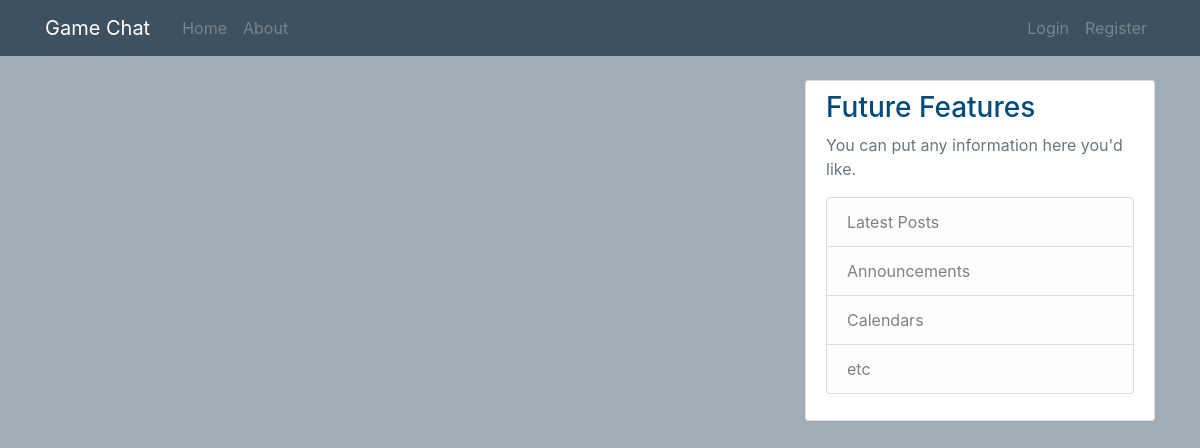
The app's page /home, older data.
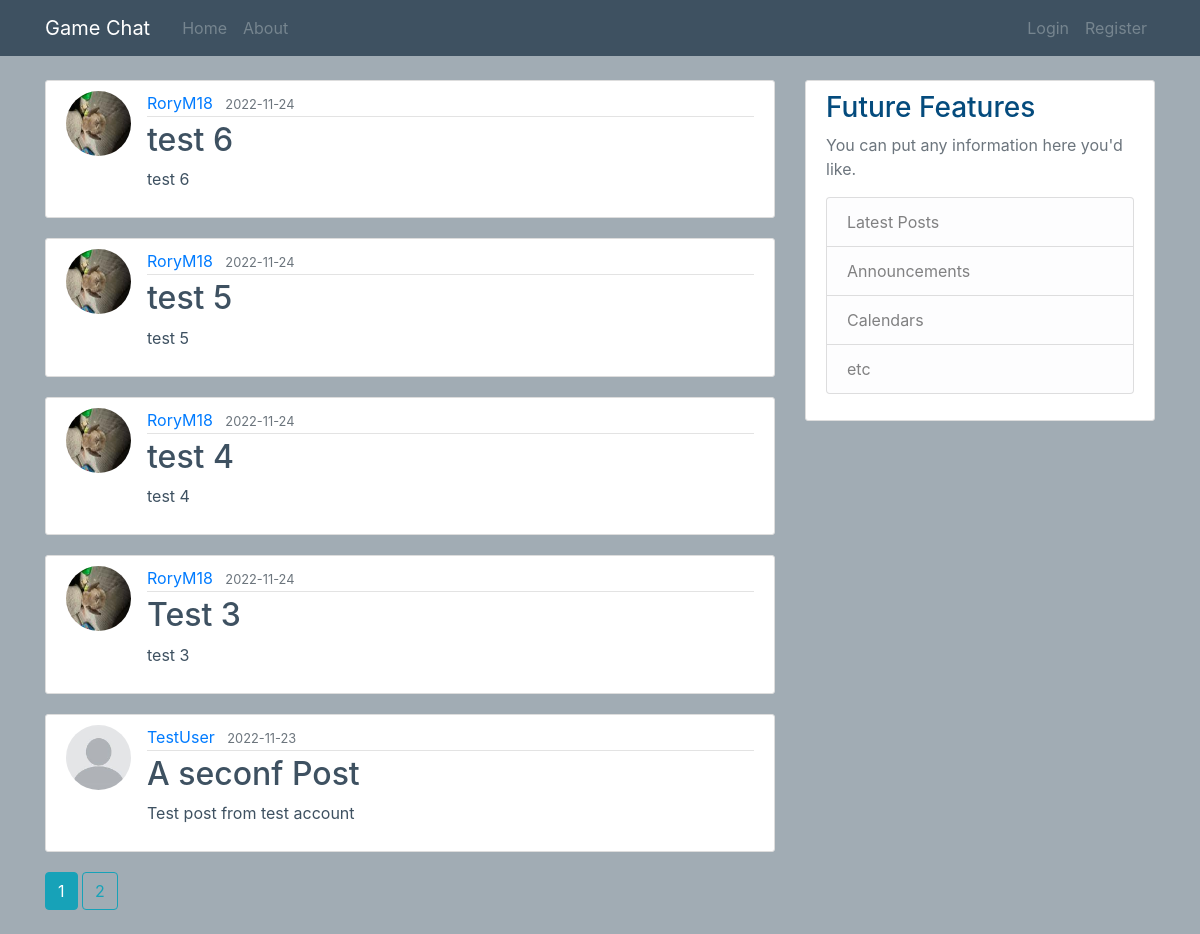
The same page, newer data.
### flaskblog/models.py (models this page shows, shortened)
class Post(db.Model):
    id = db.Column(db.Integer, primary_key=True)
    title = db.Column(db.String(100), nullable=False)
    date_posted = db.Column(db.DateTime, nullable=False, default=datetime.utcnow)
    content = db.Column(db.Text, nullable=False)
    user_id = db.Column(db.Integer, db.ForeignKey('user.id'), nullable=False)

class User(db.Model, UserMixin):
    id = db.Column(db.Integer, primary_key=True)
    username = db.Column(db.String(20), unique=True, nullable=False)
    email = db.Column(db.String(120), unique=True, nullable=False)
    image_file = db.Column(db.String(20), nullable=False, default='default.jpg')
    password = db.Column(db.String(60), nullable=False)
    posts = db.relationship('Post', backref='author', lazy=True)

### flaskblog/routes.py (the view)
@app.route("/")
@app.route("/home")
def home():
    page = request.args.get('page', 1, type=int)
    posts = Post.query.order_by(Post.date_posted.desc()).paginate(page=page, per_page=5)
    return render_template('home.html', posts=posts)

### flaskblog/templates/home.html
{% extends "layout.html" %}
{% block content %}
	{% for post in posts.items %}
		<article class="media content-section">
		  <img class="rounded-circle article-img" src="{{ url_for('static', filename='profile_pics/' + post.author.image_file)}}">
		  <div class="media-body">
		    <div class="article-metadata">
		      <a class="mr-2" href="{{ url_for('user_posts', username=post.author.username) }}">{{ post.author.username }}</a>
		      <small class="text-muted">{{ post.date_posted.strftime('%Y-%m-%d') }}</small>
		    </div>
		    <h2><a class="article-title" href="{{ url_for('post', post_id=post.id) }}">{{ post.title }}</a></h2>
		    <p class="article-content">{{ post.content }}</p>
		  </div>
		</article>
	{% endfor %}
	{% for page_num in posts.iter_pages(left_edge=1, right_edge=1, left_current=1, right_current=2) %}
		{% if page_num %}
		 {% if posts.page == page_num %}
		  <a class="btn btn-info mb-4" href="{{ url_for('home', page=page_num) }}">{{ page_num }}</a>
		 {% else %}
		  <a class="btn btn-outline-info mb-4" href="{{ url_for('home', page=page_num) }}">{{ page_num }}</a>
		 {% endif %}
		{% else %}
		 ...
		{% endif %}
	{% endfor %}
{% endblock content%}

### flaskblog/templates/layout.html (shortened to what this page needs)
<!DOCTYPE html>
<html>
        <head>
    		<link rel="stylesheet" href="https://cdn.jsdelivr.net/npm/bootstrap@4.3.1/dist/css/bootstrap.min.css">
		<link rel="stylesheet" type="text/css" href="{{ url_for('static', filename='main.css')}}">
        </head>
	<body>
		<header class="site-header">
		  <nav class="navbar navbar-expand-md navbar-dark bg-steel fixed-top">
		    <div class="container">
		      <a class="navbar-brand mr-4" href="/">Game Chat</a>
		      <div class="collapse navbar-collapse" id="navbarToggle">
			<div class="navbar-nav mr-auto">
				<a class="nav-item nav-link" href="{{ url_for('home')}}">Home</a>
			  <a class="nav-item nav-link" href="{{ url_for('about')}}">About</a>
			</div>
			<div class="navbar-nav">
			  {% if current_user.is_authenticated %}
			  	<a class="nav-item nav-link" href="{{ url_for('new_post')}}">New Post</a>
				<a class="nav-item nav-link" href="{{ url_for('account')}}">Account</a>
			 	<a class="nav-item nav-link" href="{{ url_for('logout')}}">Logout</a>
			  {% else %}
			  	<a class="nav-item nav-link" href="{{ url_for('login')}}">Login</a>
			  	<a class="nav-item nav-link" href="{{ url_for('register')}}">Register</a>
			  {% endif %}
			</div>
		      </div>
		    </div>
		  </nav>
		</header>
		<main role="main" class="container">
		  <div class="row">
		    <div class="col-md-8">
		      {% block content %}{% endblock %}
		    </div>
		    <div class="col-md-4">
		      <div class="content-section">
			<h3>Future Features</h3>
			<p class='text-muted'>You can put any information here you'd like.
			  <ul class="list-group">
			    <li class="list-group-item list-group-item-light">Latest Posts</li>
			    <li class="list-group-item list-group-item-light">Announcements</li>
			    <li class="list-group-item list-group-item-light">Calendars</li>
			    <li class="list-group-item list-group-item-light">etc</li>
			  </ul>
			</p>
		      </div>
		    </div>
		  </div>
		</main>
        </body>
</html>

### flaskblog/static/main.css (style rules this page uses)
body { background: #a1acb4; color: #3e5161; margin-top: 5rem; }
h1, h2, h3, h4, h5, h6 { color: #044b7d; }
.bg-steel { background-color: #3e5161; }
.site-header .navbar-nav .nav-link { color: #76858f; }
.content-section { background: #ffffff; padding: 10px 20px; border: 1px solid #dddddd; border-radius: 3px; margin-bottom: 20px; }
.article-title { color: #3e5161; }
.article-content { white-space: pre-line; }
.article-img { height: 65px; width: 65px; margin-right: 16px; }
.article-metadata { padding-bottom: 1px; margin-bottom: 4px; border-bottom: 1px solid #e3e3e3 }

Row changes from the older to the newer data that the page shows:
added Post: image_file (picture), author.username "RoryM18", date_posted "2022-11-24", title "test 6", content "test 6"
added Post: image_file (picture), author.username "RoryM18", date_posted "2022-11-24", title "test 5", content "test 5"
added Post: image_file (picture), author.username "RoryM18", date_posted "2022-11-24", title "test 4", content "test 4"
added Post: image_file (picture), author.username "RoryM18", date_posted "2022-11-24", title "Test 3", content "test 3"
added Post: image_file (placeholder picture), author.username "TestUser", date_posted "2022-11-23", title "A seconf Post", content "Test post from test account"
Text that changed along with them:
new list line: "1"
new list line: "2"
